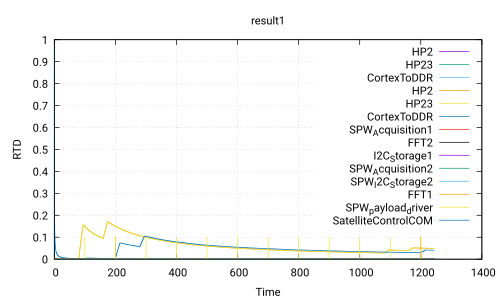

This figure's gnuplot source:
 set title 'result1'
 set ylabel 'RTD'
 set xlabel 'Time'
 set grid
 set term pdf
 set output 'Use_case_DoubleCamera_noSafety.ATIPPIC0.executable280.0_80.0.pdf'
 plot 'Use_case_DoubleCamera_noSafety.ATIPPIC0.executable280.0_80.0.csv' using 1:2 with lines title 'HP2','Use_case_DoubleCamera_noSafety.ATIPPIC0.executable280.0_80.0.csv' using 1:3 with lines title 'HP23','Use_case_DoubleCamera_noSafety.ATIPPIC0.executable280.0_80.0.csv' using 1:4 with lines title 'CortexToDDR','Use_case_DoubleCamera_noSafety.ATIPPIC0.executable280.0_80.0.csv' using 1:5 with lines title 'HP2','Use_case_DoubleCamera_noSafety.ATIPPIC0.executable280.0_80.0.csv' using 1:6 with lines title 'HP23','Use_case_DoubleCamera_noSafety.ATIPPIC0.executable280.0_80.0.csv' using 1:7 with lines title 'CortexToDDR','Use_case_DoubleCamera_noSafety.ATIPPIC0.executable280.0_80.0.csv' using 1:8 with lines title 'SPW_Acquisition1','Use_case_DoubleCamera_noSafety.ATIPPIC0.executable280.0_80.0.csv' using 1:9 with lines title 'FFT2','Use_case_DoubleCamera_noSafety.ATIPPIC0.executable280.0_80.0.csv' using 1:10 with lines title 'I2C_Storage1','Use_case_DoubleCamera_noSafety.ATIPPIC0.executable280.0_80.0.csv' using 1:11 with lines title 'SPW_Acquisition2','Use_case_DoubleCamera_noSafety.ATIPPIC0.executable280.0_80.0.csv' using 1:12 with lines title 'SPW_I2C_Storage2','Use_case_DoubleCamera_noSafety.ATIPPIC0.executable280.0_80.0.csv' using 1:13 with lines title 'FFT1','Use_case_DoubleCamera_noSafety.ATIPPIC0.executable280.0_80.0.csv' using 1:14 with lines title 'SPW_payload_driver','Use_case_DoubleCamera_noSafety.ATIPPIC0.executable280.0_80.0.csv' using 1:15 with lines title 'SatelliteControlCOM'
